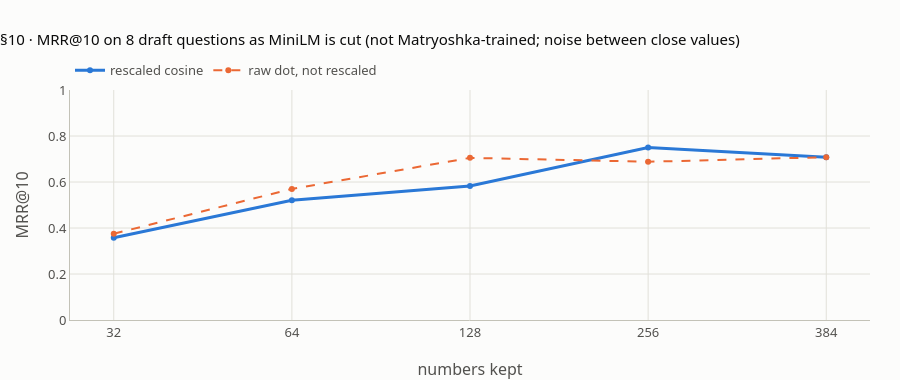
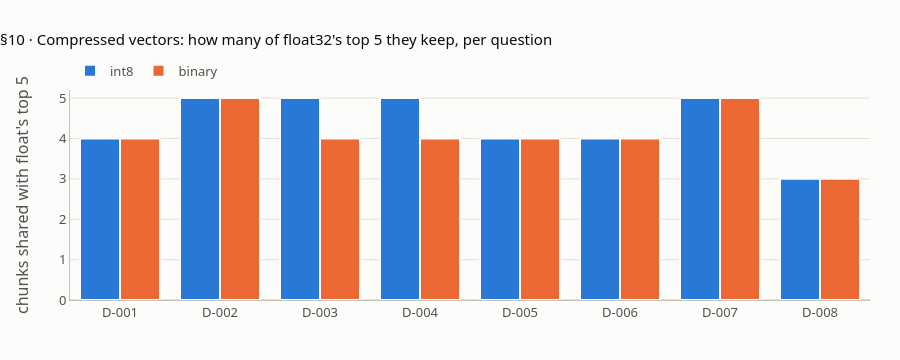

Here is the notebook cell these charts were saved with, in order:
### Markdown cell above
## 10 · Smaller vectors: cut, rescale, re-measure

**What this verifies** (lesson step 10). Cutting MiniLM to 256, 128, 64 and 32 numbers with `truncate_dim` (MiniLM is not Matryoshka-trained): the lengths after the cut, the 8-question ranks with rescaled cosine and with raw dot, and how often the two agree on the top 5 (K11). Then int8 and binary vectors (K12). Two charts: MRR@10 per size, and top-5 overlap per question.

### Code cell
if MODELS_OK:
    EXP = {384: ([1.0, 1.0], [3, 3, 1, 1, 1, 1, 2, 2], 0.708, 0.708, 8), 256: ([0.7707, 0.8690], [2, 2, 1, 1, 1, 1, 2, 2], 0.750, 0.688, 4),
           128: ([0.5108, 0.6417], [2, 2, 2, 1, 2, 1, 2, 6], 0.583, 0.705, 2), 64: ([0.3256, 0.4842], [3, 2, 2, 1, 3, 1, 3, 6], 0.521, 0.570, 1),
           32: ([0.2069, 0.4035], [6, 23, 5, 1, 2, 1, 11, 32], 0.358, 0.375, 0)}
    DIMS = {}
    for d in (384, 256, 128, 64, 32):
        Ed = enc(m6, TEXT, truncate_dim=d)
        Qd = {s["qid"]: enc(m6, [s["question"]], truncate_dim=d)[0] for s in ANS}
        n_d = np.linalg.norm(Ed, axis=1)
        cr = [first_rel(order(unit(Ed) @ unit(Qd[s["qid"]])), s["qid"]) for s in ANS]
        dr_ = [first_rel(order(Ed @ Qd[s["qid"]]), s["qid"]) for s in ANS]
        same5 = sum(order(Ed @ Qd[s["qid"]])[:5] == order(unit(Ed) @ unit(Qd[s["qid"]]))[:5] for s in ANS)
        DIMS[d] = (summary(cr)[2], summary(dr_)[2])
        e = EXP[d]
        check(f"§10 {d} numbers: shortest and longest chunk vector after the cut (K11)", [n_d.min(), n_d.max()], e[0], T4)
        check(f"§10 {d} numbers: ranks with rescaled cosine (K11)", cr, e[1])
        check(f"§10 {d} numbers: MRR@10 rescaled cosine, raw dot; top 5 identical (of 8) (K11)", [DIMS[d][0], DIMS[d][1], same5],
              [e[2], e[3], e[4]], T3)
    fig = go.Figure()
    xs = [str(d) for d in (32, 64, 128, 256, 384)]
    fig.add_scatter(x=xs, y=[DIMS[d][0] for d in (32, 64, 128, 256, 384)], mode="lines+markers", name="rescaled cosine", line=dict(color=BLUE, width=3))
    fig.add_scatter(x=xs, y=[DIMS[d][1] for d in (32, 64, 128, 256, 384)], mode="lines+markers", name="raw dot, not rescaled",
                    line=dict(color=ORANGE, width=2, dash="dash"))
    fig.update_layout(title="§10 · MRR@10 on 8 draft questions as MiniLM is cut (not Matryoshka-trained; noise between close values)",
                      height=380, xaxis=dict(title="numbers kept", type="category"), yaxis=dict(title="MRR@10", range=[0, 1]))
    fig.show()

    QA = np.stack([Q6[s["qid"]] for s in ANS])
    rngs = np.vstack((E6.min(0), E6.max(0)))
    E8, Q8 = quantize_embeddings(E6, "int8", ranges=rngs), quantize_embeddings(QA, "int8", ranges=rngs)
    Eb, Qb2 = quantize_embeddings(E6, "ubinary"), quantize_embeddings(QA, "ubinary")
    check("§10 bytes per vector: float32, int8, binary (K12)", [E6[0].nbytes, E8[0].nbytes, Eb[0].nbytes], [1536, 384, 48])
    bits = np.unpackbits(Eb, axis=1)
    rk, ov = {"int8": [], "binary": []}, {"int8": [], "binary": []}
    for j, s in enumerate(ANS):
        of = order(E6 @ QA[j])
        o8 = order(E8.astype(np.int32) @ Q8[j].astype(np.int32))
        ob = order((bits != np.unpackbits(Qb2[j][None], axis=1)).sum(1), low_is_best=True)
        for k_, oo in (("int8", o8), ("binary", ob)):
            rk[k_].append(first_rel(oo, s["qid"]))
            ov[k_].append(len(set(oo[:5]) & set(of[:5])))
    check("§10 int8: ranks; MRR@10; mean top-5 overlap with float (K12)", [rk["int8"], summary(rk["int8"])[2], float(np.mean(ov["int8"]))],
          [[4, 3, 1, 1, 1, 1, 2, 1], 0.760, 4.375], T3)
    check("§10 binary: ranks; MRR@10; mean top-5 overlap with float (K12)", [rk["binary"], summary(rk["binary"])[2], float(np.mean(ov["binary"]))],
          [[2, 2, 2, 1, 1, 1, 3, 4], 0.635, 4.125], T3)
    check("§10 every right chunk still in the top 4 (int8, binary)", [max(rk["int8"]) <= 4, max(rk["binary"]) <= 4], [True, True])
    fig = go.Figure()
    for k_, colour in (("int8", BLUE), ("binary", ORANGE)):
        fig.add_bar(x=ans_q, y=ov[k_], name=k_, marker=dict(color=colour, line=dict(width=2, color=SURFACE)),
                    hovertemplate="%{x}: %{y} of float's top 5<extra>" + k_ + "</extra>")
    fig.update_layout(title="§10 · Compressed vectors: how many of float32's top 5 they keep, per question", height=360,
                      yaxis=dict(title="chunks shared with float's top 5", range=[0, 5.2]), barmode="group")
    fig.show()

### Figure 1 — Plotly figure (JSON) as saved in the notebook; plotly's stock layout.template omitted (floating-point values rounded to 4 significant figures)
{"data": [{"line": {"color": "#2a78d6", "width": 3}, "mode": "lines+markers", "name": "rescaled cosine", "x": ["32", "64", "128", "256", "384"], "y": [0.358, 0.521, 0.583, 0.75, 0.708], "type": "scatter"}, {"line": {"color": "#eb6834", "dash": "dash", "width": 2}, "mode": "lines+markers", "name": "raw dot, not rescaled", "x": ["32", "64", "128", "256", "384"], "y": [0.375, 0.57, 0.705, 0.688, 0.708], "type": "scatter"}], "layout": {"xaxis": {"title": {"text": "numbers kept"}, "type": "category"}, "yaxis": {"title": {"text": "MRR@10"}, "range": [0, 1]}, "title": {"text": "§10 · MRR@10 on 8 draft questions as MiniLM is cut (not Matryoshka-trained; noise between close values)"}, "height": 380}}

### Figure 2 — Plotly figure (JSON) as saved in the notebook; plotly's stock layout.template omitted (floating-point values rounded to 4 significant figures)
{"data": [{"hovertemplate": "%{x}: %{y} of float's top 5<extra>int8</extra>", "marker": {"color": "#2a78d6", "line": {"color": "#fcfcfb", "width": 2}}, "name": "int8", "x": ["D-001", "D-002", "D-003", "D-004", "D-005", "D-006", "D-007", "D-008"], "y": [4, 5, 5, 5, 4, 4, 5, 3], "type": "bar"}, {"hovertemplate": "%{x}: %{y} of float's top 5<extra>binary</extra>", "marker": {"color": "#eb6834", "line": {"color": "#fcfcfb", "width": 2}}, "name": "binary", "x": ["D-001", "D-002", "D-003", "D-004", "D-005", "D-006", "D-007", "D-008"], "y": [4, 5, 4, 4, 4, 4, 5, 3], "type": "bar"}], "layout": {"yaxis": {"title": {"text": "chunks shared with float's top 5"}, "range": [0, 5.2]}, "title": {"text": "§10 · Compressed vectors: how many of float32's top 5 they keep, per question"}, "height": 360, "barmode": "group"}}
